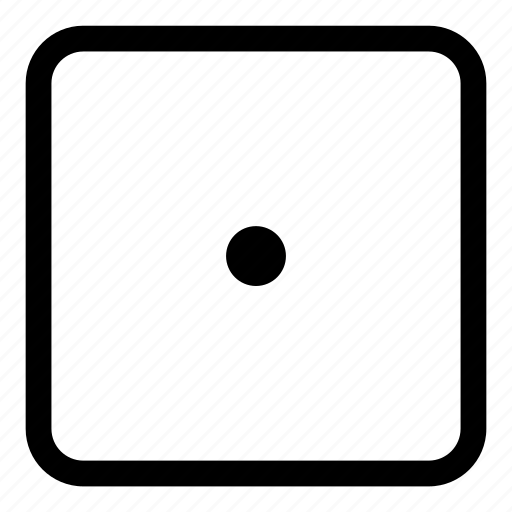
#> input picture Front.png, 512 x 512 px
$ python Dice.py
#> lines starting #> are read from the running program, lines starting #| are printed output that depends on the picture; pictures that were not available may be replaced by others from this repository, and a replacement may not be noted
import pyvista as pv
import numpy as np
from PIL import Image

# Function to resize images to a square, fitting each face of the cube
def load_and_resize_image(image_path, size=(512, 512)):
#> called with image_path = 'Front.png', size = (512, 512)
    img = Image.open(image_path)
#> img is the input picture: PIL image 512x512 RGBA; mean R, G, B, A 14, 14, 13.1, 45.6
    img = img.resize(size)  # Resize the image to fit the cube face
    return np.array(img)

# Load and resize images for each face
front_img = load_and_resize_image('Front.png')
back_img = load_and_resize_image('Back.png')
#> call 2 of load_and_resize_image, with image_path = 'Back.png', size = (512, 512)
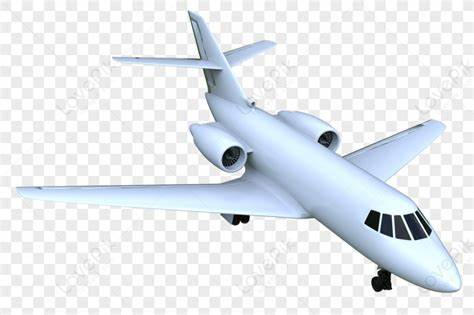
#> input picture Jet.png, 474 x 315 px, given in place of Back.png, which was not available
#> in load_and_resize_image, img is the input picture: PIL image 474x315 RGB; mean R, G, B 229, 233.2, 237.5
#> in load_and_resize_image (call 2), `img = img.resize(size)`:
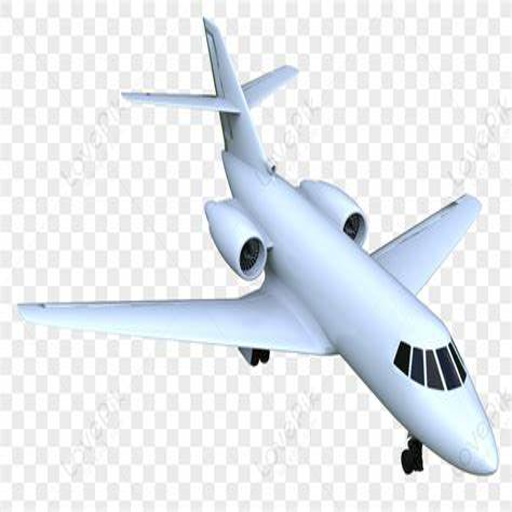
#> img: PIL image 512x512 RGB; mean R, G, B 229, 233.2, 237.5
left_img = load_and_resize_image('Left.png')
#> call 3 of load_and_resize_image, with image_path = 'Left.png', size = (512, 512)
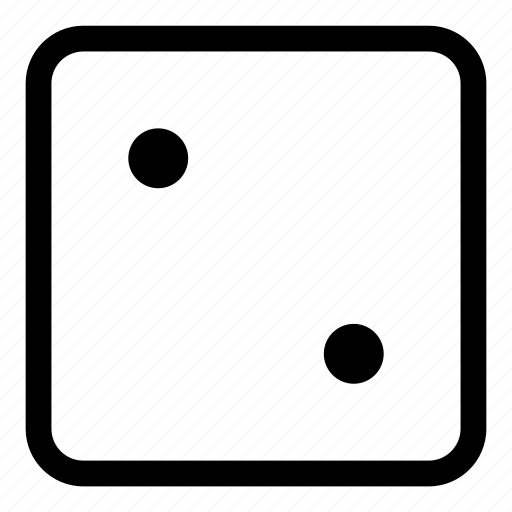
#> input picture Left.png, 512 x 512 px
#> in load_and_resize_image, img is the input picture: PIL image 512x512 RGBA; mean R, G, B, A 13.8, 13.8, 13, 48.3
right_img = load_and_resize_image('Right.png')
#> call 4 of load_and_resize_image, with image_path = 'Right.png', size = (512, 512)
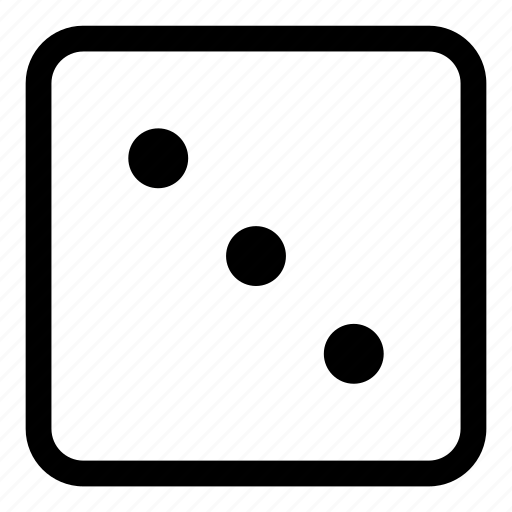
#> input picture Right.png, 512 x 512 px
#> in load_and_resize_image, img is the input picture: PIL image 512x512 RGBA; mean R, G, B, A 13.6, 13.6, 12.8, 51
top_img = load_and_resize_image('Top.png')
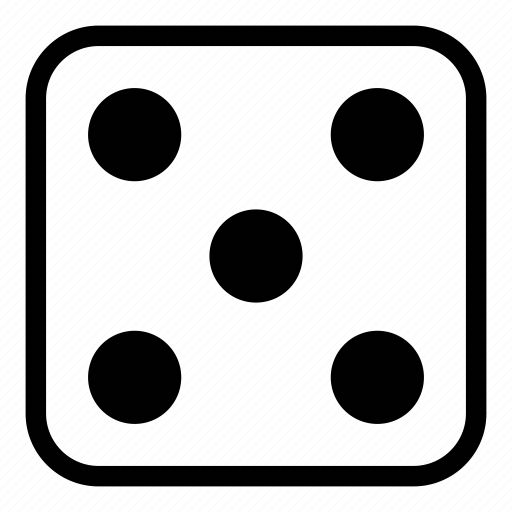
#> input picture Top.png, 1024 x 1024 px (shown at 1/2 size)
#> in load_and_resize_image, img is the input picture: PIL image 1024x1024 RGBA; mean R, G, B, A 12.6, 12.6, 11.9, 67.1
#> in load_and_resize_image (call 5), `img = img.resize(size)`:
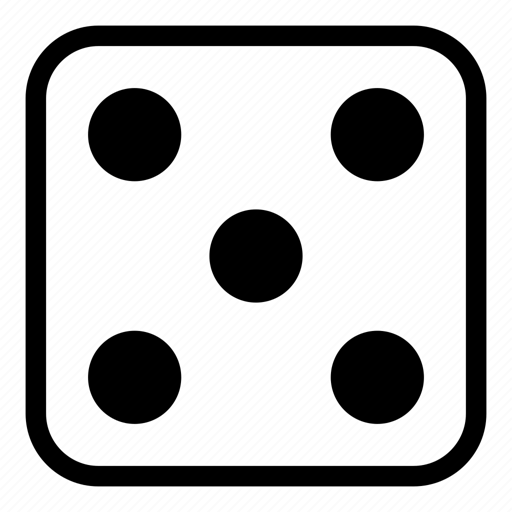
#> img: PIL image 512x512 RGBA; mean R, G, B, A 15.5, 15.5, 15.5, 67.1; transparent parts drawn white
bottom_img = load_and_resize_image('Bottom.png')
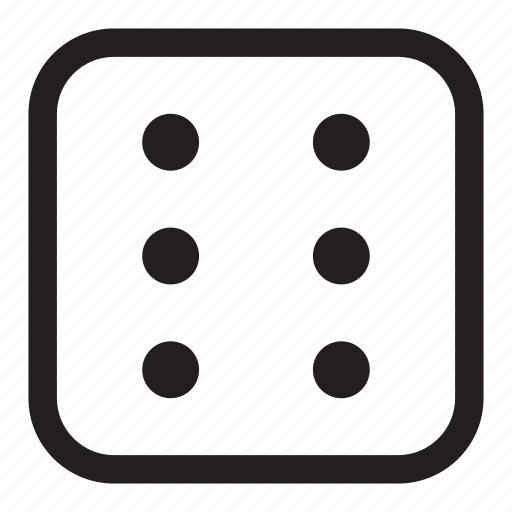
#> input picture Bottom.png, 512 x 512 px
#> in load_and_resize_image, img is the input picture: PIL image 512x512 RGBA; mean R, G, B, A 21.3, 20.3, 19.8, 59.7

# Create PyVista textures from the resized images
textures = {
#> (the run stopped early here; a loop or call above may not have finished)
